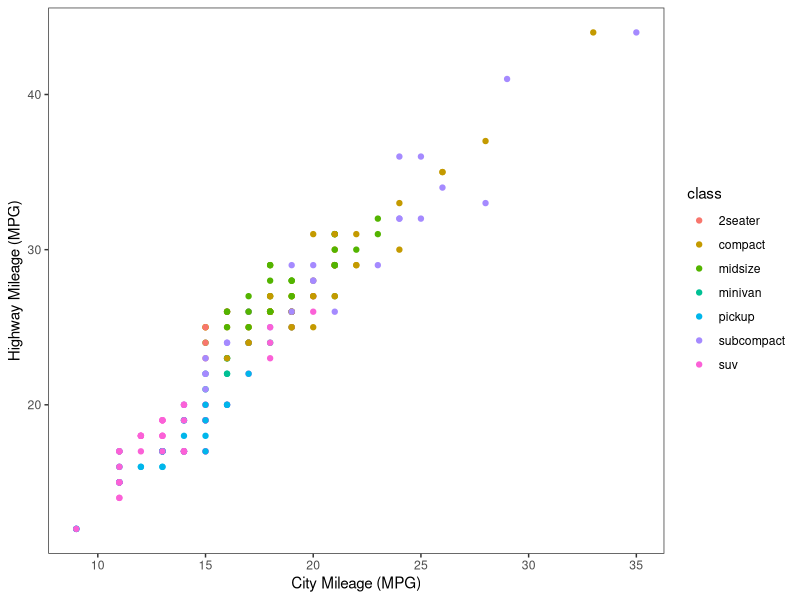
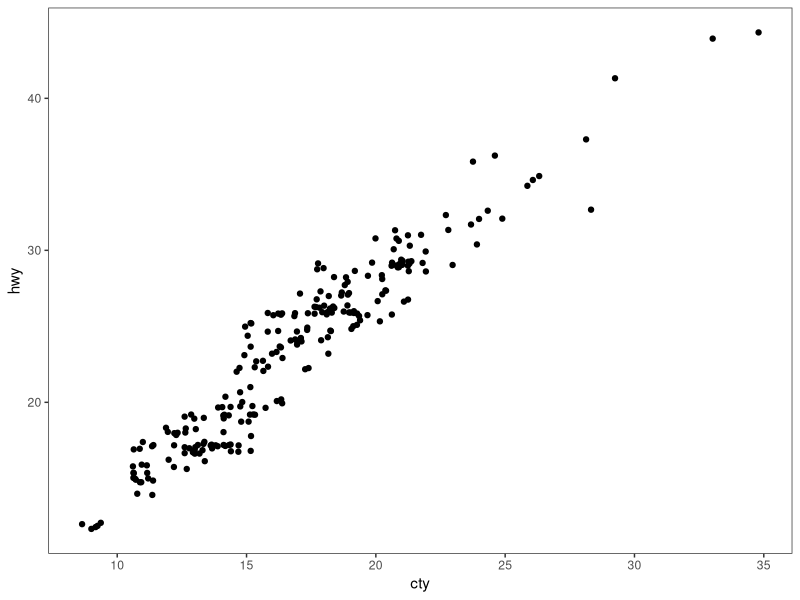
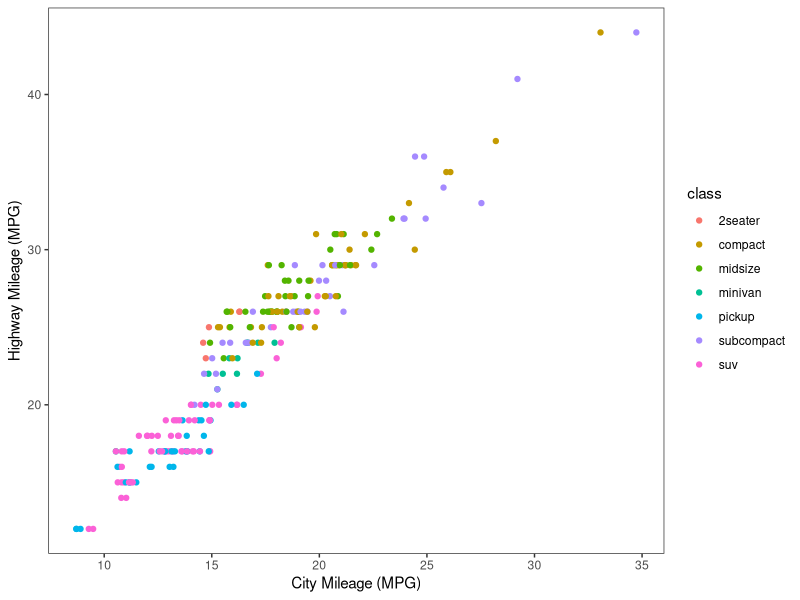
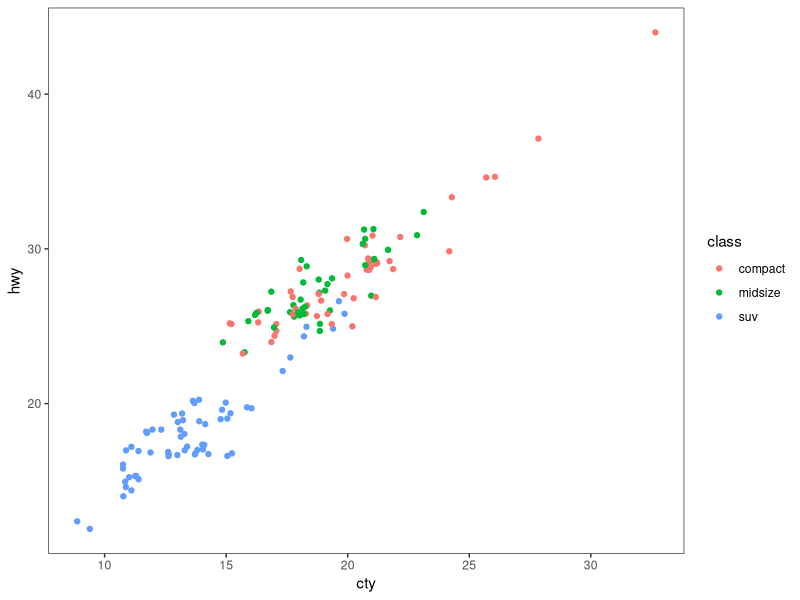
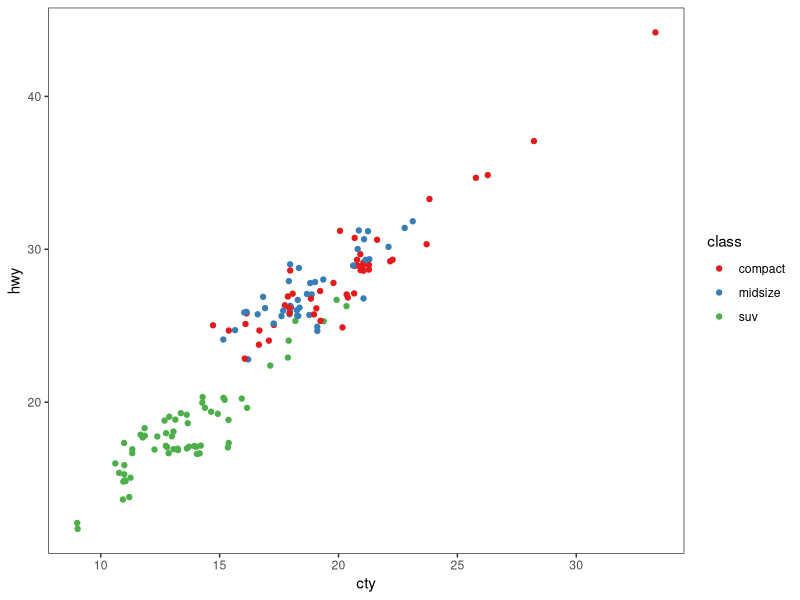
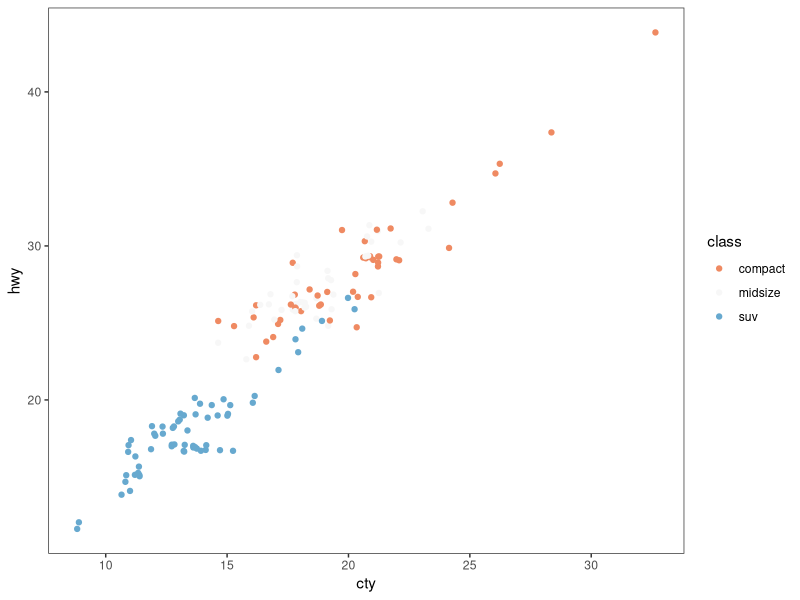
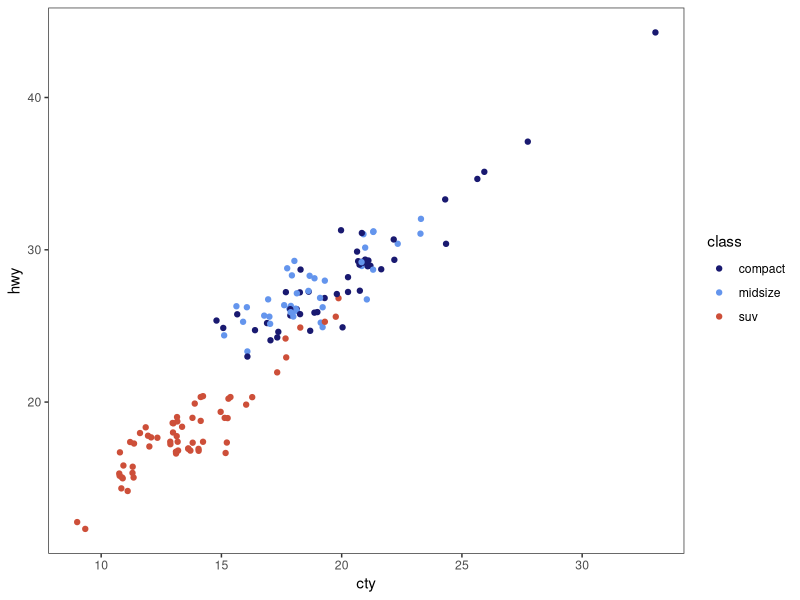
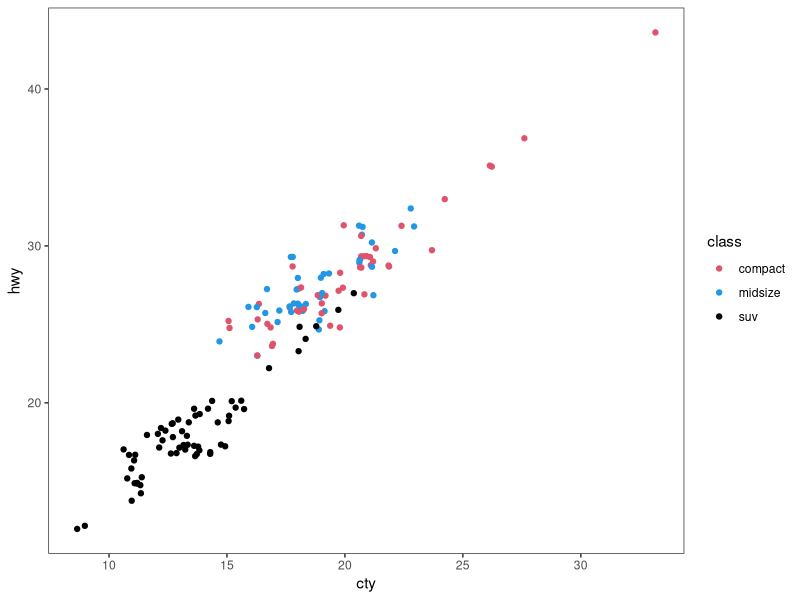

Generate these figures, in order, with R: (Note: this script raises an error after producing the figures.)
# ---------------------------------------------------------- #
#### MODULE 3: Plot even more data!                       ####               
# ---------------------------------------------------------- #

## OBJECTIVE:
# 1. To develop a "grammar of graphics".
# 2. To become comfortable using ggplot2 for exploratory data visualization.


# ---------------------------------------------------------- #
#### SET UP:                                              ####
# ---------------------------------------------------------- #
# REMINDER: In RStudio, open the Rproject for our course (UNCG_DataWrangling), 
# pull any changes from GitHub, and navigate to the branch you created for 
# yourself (just a single branch for the whole semester) in RStudio's Git tab.
# Open this week's assignment in this new branch to complete and submit on GitHub.
# Ideally, you'll commit your answers a bit at a time as you work through
# this assignment, rather than committing all at once at the end.

# Reminder of some helpful resources for graphing in R:
# ggplot Cookbook: http://www.cookbook-r.com/Graphs/
# Official ggplot2 Book: https://ggplot2-book.org/
# Themes in ggplot2: https://ggplot2-book.org/polishing.html#themes

# In ggplot2, aesthetic means “something you can see”. Each aesthetic is a
# mapping between a visual cue and a variable.
# Examples include:
# position (i.e., on the x and y axes)
# color (“outside” color)
# fill (“inside” color)
# shape (of points)
# line type
# size

# Each type of geometric object (geom) accepts only a subset of all aesthetics.
# Refer to the geom help pages to see what mappings each geom accepts. Aesthetic
# mappings are set with the aes() function.
??geom

# TASK: We will be using the ggplot2 package for graphing. Fortunately, ggplot2 
# is nested within the tidyverse package (along with many others).
# Start by writing code to load the tidyverse library.
# HINT: see the end of assignment #1 if you forgot how to load a package.
library(tidyverse)

# TASK: Write code below to set your theme to black and white and both your major
# AND minor gridlines to element_blank for all plots you'll be making today.
# HINT: Check back to last week's assignment section 1.9 for setting themes for
# all plots.
theme_set(
  theme_bw() +
    theme(
      panel.grid.major = element_blank(),
      panel.grid.minor = element_blank()
    )
)

# ---------------------------------------------------------- #
#### 1.0 CORRELATION                                      ####
# ---------------------------------------------------------- #

# We learned how to make correlations last week, but it never hurts to get
# more practice! Let's start by using a data set built into ggplot2.
# The mpg dataset looks at the gas efficiency of different cars. Run the following
# code to load the data:
data(mpg, package = "ggplot2")

# TASK: Create a scatterplot (i.e., a dot plot) to relate city and highway mileage.
# Color the points by the class of car (class column) and label the x and y axis 
# to be more informative (City Mileage (MPG) vs Highway Mileage (MPG)).
# HINT: Refer back to last week's assignment or the ggplot help resources if you 
# forget how to make a scatterplot.
ggplot(mpg, aes(x = cty, y = hwy, color = class)) +
  geom_point() +
  labs(
    x = "City Mileage (MPG)",
    y = "Highway Mileage (MPG)"
  )

# Looks alright, but the graph may be hiding some information...
# QUESTION: How many data points are in the mpg dataframe?
# There are 234 observations in the mpg data frame. 

# QUESTION: Approximately how many dots are in the graph you just made? How does
# that compare to the number of observations in the dataframe?
# There are approximately 78 dots in the graph created. We have about one third 
# of the observations in the graph. This is because many points overlap in the 
# graph.

# Try another correlation-focused geom that addresses this problem by running
# the following code:
ggplot(data=mpg, aes(x=cty, y=hwy)) + 
  geom_jitter()


# QUESTION: What happened when you created the plot with geom_jitter?

# When we created a plot with geom_jitter all the points that were on top 
# of each other spread out. This gives us more information from 
# the data set. 

# QUESTION: Run the code to create a plot using geom_jitter a second time. Then run it
# again and again. What happens each time? Why is this happening?
# When running the code again the points change position each time. This happens because 
# geom_jitter adds random variation to the points. 

# TASK: The default in geom_jitter is to jitter (or slightly move) the points away
# from each other in both the x and y directions. Check the help file for geom_jitter
# and write code below to make a graph where you jitter points in only the x-dimension
# by 0.5.
help("geom_jitter")

ggplot(mpg, aes(x = cty, y = hwy, color = class)) +
  geom_jitter(width = 0.5, height = 0 ) +
  labs(
    x = "City Mileage (MPG)",
    y = "Highway Mileage (MPG)"
  )

# ---------------------------------------------------------- #
#### 1.1 DETOUR! COLORS, COLORS, COLORS                   ####
# ---------------------------------------------------------- #

# Our world is so colorful, and our graphs can be too! But we want to be mindful
# of our color choices to not only be beautiful, but also informative and accessible.

# TASK: Create a new dataframe that filters our mpg data down to only information
# for car classes compact, midsize, and suv using an %in% statement. Name your 
# new dataframe mpgSubset.
# HINT: Refer back to the Transform assignment if you want help with %in% (or 
# try googling!)

mpgSubset <- mpg %>% 
  filter(class %in% c("compact", "midsize", "suv"))


# ggplot has lots of nice (and some not so nice) built-in color palettes that we 
# can use to fill our bars with color. Try running the following code:
ggplot(data=mpgSubset, aes(x=cty, y=hwy, color=class)) +
  geom_jitter()

# The code above supplies us with ggplot's default color palette, which I find not
# so pleasing. Let's try to change this!

# We can add a statement specifying the scale of colors we would prefer. One way
# to do this is to use other pre-set palettes from ggplot. Run the code below to 
# ask ggplot to use the color brewer's palette called Set 1.
ggplot(data=mpgSubset, aes(x=cty, y=hwy, color=class)) +
  geom_jitter() +
  scale_color_brewer(palette="Set1")

# Alternatively, we could use the "RdBu" palette:
ggplot(data=mpgSubset, aes(x=cty, y=hwy, color=class)) +
  geom_jitter() +
  scale_color_brewer(palette="RdBu")

# QUESTION: Investigate the color brewer's range of palettes at this website: 
# https://r-graph-gallery.com/38-rcolorbrewers-palettes.html
# What do you notice about the colors chosen from each of the palettes that we
# used above? (i.e., does it use the first three colors in the palette? The last
# three? Some other combination?)
# In Set 1 color palette, we use the first 3 colors. In the RdBu palette we use the colors
# in the middle portion of the pallete. 

# We could also pick out EXACTLY which colors we want for our figure. 
# There are 4 main ways to specify colors in R:
### by name
### by number
### by Hex code
### with the rgb() function

# By Name: R allows you to call more than 600 colors by name! Run the following
# code to see a list:
colors()

# We can put in the colors we chose for each variable by adding the 
# scale_color_manual() function to our plot. Try it out by running the following
# code:
ggplot(data=mpgSubset, aes(x=cty, y=hwy, color=class)) +
  geom_jitter() +
  scale_color_manual(values=c('midnightblue', 'cornflowerblue', 'tomato3'))


# You can also chose colors by number, which are assigned in R.

# TASK: Copy and paste the code to make our scatterplot and replace the color names
# with three numbers of your choice (between 1 and 657). How does your new figure look?
# HINT: remember to remove the quotation marks when calling numbers.
ggplot(data=mpgSubset, aes(x=cty, y=hwy, color=class)) +
  geom_jitter() +
  scale_color_manual(values=c( 50, 300, 657))


# QUESTION: How do you think you could figure out which color name belongs to
# each color number?
# We can create a data frame with all the colors using as.data.frame() function,
# or we could use colors()[] to find a specific color. 
# HINT: Try creating a dataframe from color() by passing it into the
# as.data.frame() function.
colors_dataframe <- as.data.frame(colors())
head(colors_dataframe)

# You can also chose colors by Hex code. A Hex color code is a 6-symbol code made
# of up to three 2-symbol elements (6 symbols in length all together). Each of 
# the 2-symbol elements represents a color value in the Red-Green-Blue (RGB) color
# scale from 0 to 255. Hex codes are written with a # in front of them. Let's try
# out calling our colors using hex code.
ggplot(data=mpgSubset, aes(x=cty, y=hwy, color=class)) +
  geom_jitter() +
  scale_color_manual(values=c('#191970', '#6495ED', '#FF6347'))

# There are two great things about hex codes. First, you can call ANY color you 
# want with a hex code. That is, you're not limited to the 657 colors that are
# in ggplot. By specifying the color by hex code, you can pick literally anything!

# TASK: Google the search term "color picker". This should bring up google's color
# picker (in addition to a billion other color picking websites). Use this color
# picker to generate the hex codes for three new colors of your choice. Then copy
# and paste the above code, replacing the hex codes with your color choices.
ggplot(data=mpgSubset, aes(x=cty, y=hwy, color=class)) +
  geom_jitter() +
  scale_color_manual(values=c('#899684', '#928496', '#8c5056'))

# The second great thing about hex codes is that you can control the transparency
# of your colors. Transparency is set in a hex code by adding two extra symbols
# to the end, which together make up the "alpha" element. Adding 00 to the end 
# of your hex code will make your color completely transparent, while adding FF 
# to the end will make it completely opaque. Any number/letters in-between will 
# result in partial transparency. You can find a complete list of transparencies
# between 0-100% here: https://gist.github.com/lopspower/03fb1cc0ac9f32ef38f4

# TASK: Try out transparency by copying and pasting your graph code below and
# adding the alpha element to the end of each of your hex codes to make your
# first color 0% transparent, your second color 50% transparent, and your third
# color 100% transparent.
ggplot(data=mpgSubset, aes(x=cty, y=hwy, color=class)) +
  geom_jitter() +
  scale_color_manual(values=c('#899684FF', '#92849690', '#8c505600'))


# QUESTION: What happened to the point that you set to 100% transparent?
# It disappeared from the graph because it has 0 opacity. 

# Finally, we can set our colors using the rgb() function. This operates very
# similarly to the hex code, where you can pick exactly the color and transparency
# you want. Try it out by running the following code:
ggplot(data=mpgSubset, aes(x=cty, y=hwy, color=class)) +
  geom_jitter() +
  scale_color_manual(values=c(rgb(.10, .10, .44, 1), rgb(.39, .58, .93, 1), rgb(1.0, .39, .28, 1)))

# TASK: Modify the above code to make all of your points 50% transparent.
ggplot(data=mpgSubset, aes(x=cty, y=hwy, color=class)) +
  geom_jitter() +
  scale_color_manual(values=c(rgb(.10, .10, .44, 0.5), rgb(.39, .58, .93, 0.5), rgb(1.0, .39, .28, 0.5)))
# There are so many inventive and artistic people in the world who have expanded
# the offerings for colors in ggplot. Check out some notable ones listed below
# when choosing colors for this assignment.
### Color-blind friendly palettes: https://github.com/JLSteenwyk/ggpubfigs
### Color palettes from vintage National Parks posters: https://github.com/katiejolly/nationalparkcolors
### Color palettes based on Wes Anderson movies: https://github.com/karthik/wesanderson
### Color palettes from famous Dutch paintings: https://github.com/EdwinTh/dutchmasters


# ---------------------------------------------------------- #
#### 1.2 DETOUR! LEGENDS                                  ####
# ---------------------------------------------------------- #

# When you specify colors in your ggplot code, R throws in a bonus legend for free!
# However, this legend is often not as clear or visually appealing as we might 
# prefer. But as with all geometric objects in ggplot, legends can be easily altered.

# Run the following code to create a scatter plot. Feel free to modify the colors
# as you prefer!
ggplot(data=mpgSubset, aes(x=cty, y=hwy, color=class)) +
  geom_jitter()

# QUESTION: Where did ggplot get the legend title and values from?


# We could change the title and values in our legend by altering the dataframe
# we are passing into ggplot. But that seems a bit drastic. Instead, we can 
# lean on the same code that specifies our color picks to alter the legend text.
# Try it out by running the following code:
ggplot(data=mpgSubset, aes(x=cty, y=hwy, color=class)) + 
  geom_jitter() + 
  scale_color_manual(values=c('#FCBA03', '#380754', '#496916'),
                     name='Class of Car', 
                     breaks=c('suv', 'midsize', 'compact'), 
                     labels=c('SUV', 'Midsize', 'Compact'))


# TASK: Label each line of the code above with what it is doing.
# HINT: Check the scale_color_manual help file or ggplot Cookbook for more info.


# IMPORTANT: It is important to pay attention to the order you provide ggplot with 
# your color choices and legend labels! Try running the following code:
ggplot(data=mpgSubset, aes(x=cty, y=hwy, color=class)) + 
  geom_jitter() + 
  scale_color_manual(values=c('#FCBA03', '#380754', '#496916'), 
                     name='Class of Car', 
                     breaks=c('suv', 'midsize', 'compact'), 
                     labels=c('Compact', 'SUV', 'Midsize')) 


# QUESTION: What is wrong with the code above? Why is it so important to be
# careful with the order you pass information into ggplot?


# While changing the legend text and factor order takes place in the scale_color_manual
# step, moving the legend around on the graph page is part of the graph theme. We
# can try this out using the code below:
ggplot(data=mpgSubset, aes(x=cty, y=hwy, color=class)) + 
  geom_jitter() + 
  theme(legend.position='top')


# TASK: Modify the code above to have the legend display along the bottom of
# the figure.


# We can also have the legend located within the area of the graph itself! We can 
# do this by specifying the coordinates for where the legend should go within the
# graph axes. First we set the legend position and then we set the anchoring 
# position by justifying the legend.
### bottom left: 0,0
### bottom right: 1,0
### top left: 0,1
### top right: 1,1

# Try it out by running the following code:
ggplot(data=mpgSubset, aes(x=cty, y=hwy, color=class)) + 
  geom_jitter() + 
  theme(legend.position=c(1,0), legend.justification=c(1,0))

# QUESTION: What happens if you don't include the code for legend justification
# above?


# TASK: Copy and paste the code from above. Modify it to place the legend in the
# upper left part of the graph.


# Finally, we might want to remove the legend altogether! We would do so by
# modifying the theme as well. 

# TASK: Check the ggplot cookbook to find the legends section. Read what it says 
# about removing the legend. Then copy and paste the graph code from above. Modify
# the code to remove the legend.


# ---------------------------------------------------------- #
#### 2.0 DEVIATION                                        ####
# ---------------------------------------------------------- #

# Used to compare variation in values between small number of items (or categories) 
# with respect to a fixed reference.

# Whether the graphical type is a deviation graph or a composition graph (or a 
# ranking graph) may depend on the underlying data structure.

# We used geom_bar() last week with factor data to create a bar graph. But
# geom_bar() is a bit tricky because it can make EITHER a bar graph or a histogram
# depending on the data you give it. The default of geom_bar() is to set stat to 
# count so if you give it just a continuous x value, it will make a histogram. Try
# it with the following code:
ggplot(data=mpg, aes(x=hwy)) + 
  geom_bar()

# In order to have the geom create bars and not a histogram, you must:
# 1) Set stat = identity
# 2) Provide both an x and a y inside the aes(), where x is either a character 
# or factor and y is numeric.

# TASK: Create a dataframe of summary statistics for the mpg data, calculating the
# mean, standard deviation, and standard error for highway mpg grouping by class.
# Name the resulting dataframe highwayMPG and your new variables hwy_mean, hwy_sd,
# and hwy_se.
# HINT: Look back at the Transform assignment if you forget how to summarize the
# data. Also recall, standard error = 1.96*standard deviation.


# TASK: Create a bar graph showing the average highway MPG on the y-axis and 
# car class on the x-axis. Fill the bars by class. Add in error bar caps that are 20%
# the width pf the bars.
# HINT: Don't forget to change stat from the default in your geom_bar() statement!


# ---------------------------------------------------------- #
#### 2.1 DETOUR! COLORS AND LEGENDS, AGAIN                ####
# ---------------------------------------------------------- #

# Recall that some geometric elements require fills instead of (or sometimes in
# addition to) colors.

# TASK: Create a bar graph with the mpg summary stats with the following parameters:
# (1) Black bar outline
# (2) Bars filled with the color brewer palette "Dark2" using the scale_fill_manual
#     statement
# (3) No legend
# (4) Informative x- and y-axis labels. 

# HINT: Carefully consider whether your color and/or fill should go within an aes() 
# statement, the scale_fill_manual or scale_color_manual statements, or neither.
# If in doubt, try a bunch of ways until it looks how we want it. And consult 
# your helpful ggplot resources on the web.


# ---------------------------------------------------------- #
#### 2.2 DETOUR! AXIS MODIFICATIONS                       ####
# ---------------------------------------------------------- #

# Run the following code, feeling free to modify colors as you prefer:
ggplot(data=highwayMPG, aes(x=class, y=hwy_mean, fill=class)) +
  geom_bar(stat='identity') 

# QUESTION: Where is ggplot getting the x-axis tick labels from?


# Often our tick labels are not the best. We can modify them to be more informative
# or visually appealing by directly modifying the dataframe, but again this feels
# a bit extreme. Instead, we can directly modify the scale of the axis. For axes
# that deal with categories, we are setting the discrete scale. Try it out by
# running the following code:
ggplot(data=highwayMPG, aes(x=class, y=hwy_mean, fill=class)) +
  geom_bar(stat='identity') +
  scale_x_discrete(labels=c('sport', 'compact', 'midsize', 'minivan', 'pickup', 'subcompact', 'SUV'))

# We can also change the scale of the continuous axes, including how large they are
# and where the tick marks fall as follows:
ggplot(data=highwayMPG, aes(x=class, y=hwy_mean, fill=class)) +
  geom_bar(stat='identity') +
  scale_y_continuous(breaks=seq(0, 50, 10)) +
  coord_cartesian(ylim=c(0,50))

# QUESTION: Try running the code above without the coord_cartesian() statement. 
# What is surprising about the resulting graph? Based on this result, what do you
# think the coord_cartesian() statement does?


# We can also add a statement into the scale discrete or continuous statements
# to name our axes, rather than putting in a whole separate step of xlab() or ylab().
# Try it out with the following code:
ggplot(data=highwayMPG, aes(x=class, y=hwy_mean, fill=class)) +
  geom_bar(stat='identity') +
  scale_x_discrete(name='Class of Car') +
  scale_y_continuous(name='Mean Highway MPG')


# Finally, we can flip our axes easily in ggplot as follows:
ggplot(data=highwayMPG, aes(x=class, y=hwy_mean, fill=class)) +
  geom_bar(stat='identity') +
  coord_flip()


# TASK: Let's put it all together. Make a graph of the mpg summary stats with the
# following specifications:
# (1) color by class of car using a color scheme of your choice (not the default)
# (2) plot the class of car on the x-axis and the highway MPG on the y axis
# (3) include better names for the x- and y-axis titles
# (4) include better names for the car classes
# (5) set the scale of the highway mpg to run from 0 to 30 with breaks every 5 
# (6) flip your axes
# (7) remove the legend


# ---------------------------------------------------------- #
#### 3.0 RANKING                                          ####
# ---------------------------------------------------------- #
# Used to compare the position or performance of multiple items with respect to 
# each other. Actual values matters somewhat less than the ranking.

# TASK: Create a dataframe of summary statistics for the mpg data, calculating the
# mean, standard deviation, and standard error for CITY mpg grouping by class.
# Name the resulting dataframe cityMPG and your new variables city_mean, city_sd,
# and city_se.
# HINT: Look back at the Transform assignment if you forget how to summarize the
# data. Also, standard error = 1.96*standard deviation.


# Now we want to plot our data in order from smallest to largest city MPG to get
# a ranking. To do so, we need to use the reorder() function to rearrange the data
# going into our x-axis.
ggplot(cityMPG, aes(x=reorder(class, city_mean), y=city_mean)) + 
  geom_bar(stat="identity")

# TASK: Recreate the above ranking figure to include the following:
# (1) class of car on the x-axis with informative axis and tick labels
# (2) MPG ordered from highest to lowest (hint: try google if you're unsure)
# (3) bars with dary grey outlines and filled by class with your favorite color scheme
# (4) error bars with end caps 30% the width of the bars
# (5) y-axis from 0 to 30 with tick marks every 5
# (6) no legend.


# ---------------------------------------------------------- #
#### 4.0 DISTRIBUTION                                     ####
# ---------------------------------------------------------- #
# When you have lots and lots of data points and want to study where and how the
# data points are distributed.

# Histograms can be accomplished with either geom_bar() or geom_histogram()
ggplot(mpg, aes(hwy)) + 
  geom_histogram()

# TASK: Recreate the graph above, but using geom_bar() instead


# TASK: Try making a histogram with the categorical variable 'manufacturer'.
# What error message do you get?


# QUESTION: What happens when you follow the advice of the error message and 
# make stat='count'?
ggplot(mpg, aes(manufacturer)) + 
  geom_histogram(stat="count")


# TASK: Make a boxplot comparing the distribution of cty (city mileage) for
# each class of car.
# HINT: Look back to last week if you forget how to make a boxplot.


# We can also make a different type of distribution, a violin plot using the 
# geom_violin statement as follows:
ggplot(mpg, aes(x=class, y=cty)) + 
  geom_violin()

# QUESTION: What does a violin plot show? Check google if you're unsure.


# ---------------------------------------------------------- #
#### 5.0 COMPOSITION                                      ####
# ---------------------------------------------------------- #
# Bar charts and pie charts are classic ways of showing composition of a dataset.

# TASK: Let's get some data for this task by determining the number of cars from 
# each car manufacturer in our mpg dataframe. We can do this as follows:
manufacturerFreq <- mpg %>% 
  group_by(manufacturer) %>% 
  summarize(frequency=length(manufacturer)) %>% 
  ungroup()

# TASK: Make a bar graph of the number of cars (frequency) by manufacturer using
# the dataframe we created above.


# We can switch the bar chart you created above into a pie chart simply by changing
# the coordinate system through a series of steps as follows:

ggplot(manufacturerFreq, aes(x=manufacturer, y=frequency)) +
  geom_bar(stat="identity") +
  coord_polar()

ggplot(manufacturerFreq, aes(x=manufacturer, y=frequency, fill=manufacturer)) +
  geom_bar(stat="identity") +
  coord_polar()

ggplot(manufacturerFreq, aes(x="", y=frequency, fill=manufacturer)) +
  geom_bar(stat="identity", width=1) +
  coord_polar()

ggplot(manufacturerFreq, aes(x="", y=frequency, fill=manufacturer)) +
  geom_bar(stat="identity", width=1) +
  coord_polar(theta="y")

ggplot(manufacturerFreq, aes(x="", y=frequency, fill=manufacturer)) +
  geom_bar(stat="identity", width=1) +
  coord_polar(theta="y", start=0) +
  theme_void() +
  theme(legend.title = element_text(size = 12.5), 
        legend.text  = element_text(size = 8.5),
        legend.key.size = unit(.75, "lines"))

# TASK: Annotate the code below to describe what each line does:
ggplot(manufacturerFreq, aes(x="", y=frequency, fill=manufacturer)) +
  geom_bar(stat="identity", width=1) +
  coord_polar(theta="y", start=0) +
  theme_void() +
  theme(legend.title = element_text(size = 12.5), 
        legend.text  = element_text(size = 8.5),
        legend.key.size = unit(.75, "lines"))


# ---------------------------------------------------------- #
#### 6.0 CHANGE                                           ####
# ---------------------------------------------------------- #

# Time series are often best visualized with line graphs. Let's try this out
# with some new data:
data("economics")

# TASK: Use the economics dataset to plot the number of people who are unemployed
# over time (unemploy vs date). Make a scatterplot, then connect the points with 
# lines using geom_line().
# HINT: use ?economics to get more information about this dataset.




# ---------------------------------------------------------- #
#### GROUPS AND MAPS                                      ####
# ---------------------------------------------------------- #

# Let's save these for group project options, this assignment is really long!









# REMEMBER: Save and push your script when you're done with this assignment!
